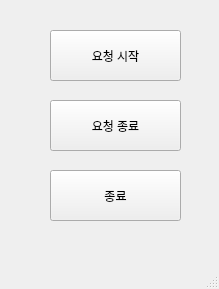
<?xml version="1.0" encoding="UTF-8"?>
<ui version="4.0">
 <class>MainWindow</class>
 <widget class="QMainWindow" name="MainWindow">
  <property name="geometry">
   <rect>
    <x>0</x>
    <y>0</y>
    <width>219</width>
    <height>289</height>
   </rect>
  </property>
  <property name="windowTitle">
   <string>MainWindow</string>
  </property>
  <widget class="QWidget" name="centralwidget">
   <widget class="QPushButton" name="pushButton">
    <property name="geometry">
     <rect>
      <x>50</x>
      <y>30</y>
      <width>131</width>
      <height>51</height>
     </rect>
    </property>
    <property name="text">
     <string>요청 시작</string>
    </property>
   </widget>
   <widget class="QPushButton" name="pushButton_2">
    <property name="geometry">
     <rect>
      <x>50</x>
      <y>100</y>
      <width>131</width>
      <height>51</height>
     </rect>
    </property>
    <property name="text">
     <string>요청 종료</string>
    </property>
   </widget>
   <widget class="QPushButton" name="pushButton_3">
    <property name="geometry">
     <rect>
      <x>50</x>
      <y>170</y>
      <width>131</width>
      <height>51</height>
     </rect>
    </property>
    <property name="text">
     <string>종료</string>
    </property>
   </widget>
  </widget>
  <widget class="QMenuBar" name="menubar">
   <property name="geometry">
    <rect>
     <x>0</x>
     <y>0</y>
     <width>219</width>
     <height>21</height>
    </rect>
   </property>
  </widget>
  <widget class="QStatusBar" name="statusbar"/>
 </widget>
 <resources/>
 <connections/>
</ui>
